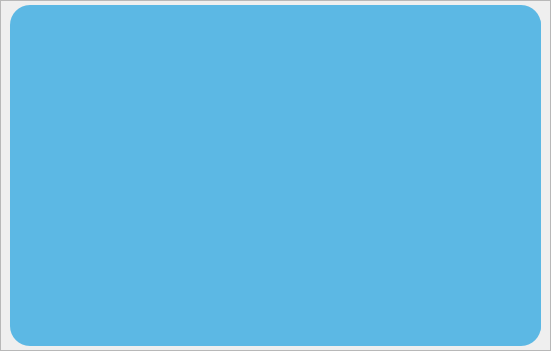
    <widget class="QFrame" name="frame_Image">
     <property name="geometry">
      <rect>
       <x>150</x>
       <y>10</y>
       <width>551</width>
       <height>351</height>
      </rect>
     </property>
     <property name="styleSheet">
      <string notr="true">#frame_Image{
	background-color: white;
	border-radius: 15;
	border: 1px solid white;
}</string>
     </property>
     <property name="frameShape">
      <enum>QFrame::StyledPanel</enum>
     </property>
     <property name="frameShadow">
      <enum>QFrame::Raised</enum>
     </property>
     <widget class="QFrame" name="frame_2">
      <property name="geometry">
       <rect>
        <x>10</x>
        <y>5</y>
        <width>531</width>
        <height>341</height>
       </rect>
      </property>
      <property name="styleSheet">
       <string notr="true">background-color: #5CB8E4;
border-radius: 20px</string>
      </property>
      <property name="frameShape">
       <enum>QFrame::StyledPanel</enum>
      </property>
      <property name="frameShadow">
       <enum>QFrame::Raised</enum>
      </property>
      <widget class="QLabel" name="label_image">
       <property name="enabled">
        <bool>true</bool>
       </property>
       <property name="geometry">
        <rect>
         <x>530</x>
         <y>5</y>
         <width>521</width>
         <height>331</height>
        </rect>
       </property>
       <property name="styleSheet">
        <string notr="true">#label_image
{
	border-image: url(:/ImagePersonal/Image/ImagePersonal/1.jpg) 0 0 0 0 stretch stretch;
	border-radius: 15px;
	border: 1pxsolid white;
}</string>
       </property>
       <property name="text">
        <string/>
       </property>
      </widget>
      <widget class="QLabel" name="label_image_2">
       <property name="geometry">
        <rect>
         <x>5</x>
         <y>5</y>
         <width>521</width>
         <height>331</height>
        </rect>
       </property>
       <property name="styleSheet">
        <string notr="true">#label_image_2
{
	border-image: url(:/ImagePersonal/Image/ImagePersonal/11.jpg) 0 0 0 0 stretch stretch;
	border-radius: 15px;
	border: 1pxsolid white;
}</string>
       </property>
       <property name="text">
        <string/>
       </property>
      </widget>
      <zorder>label_image_2</zorder>
      <zorder>label_image</zorder>
     </widget>
    </widget>
